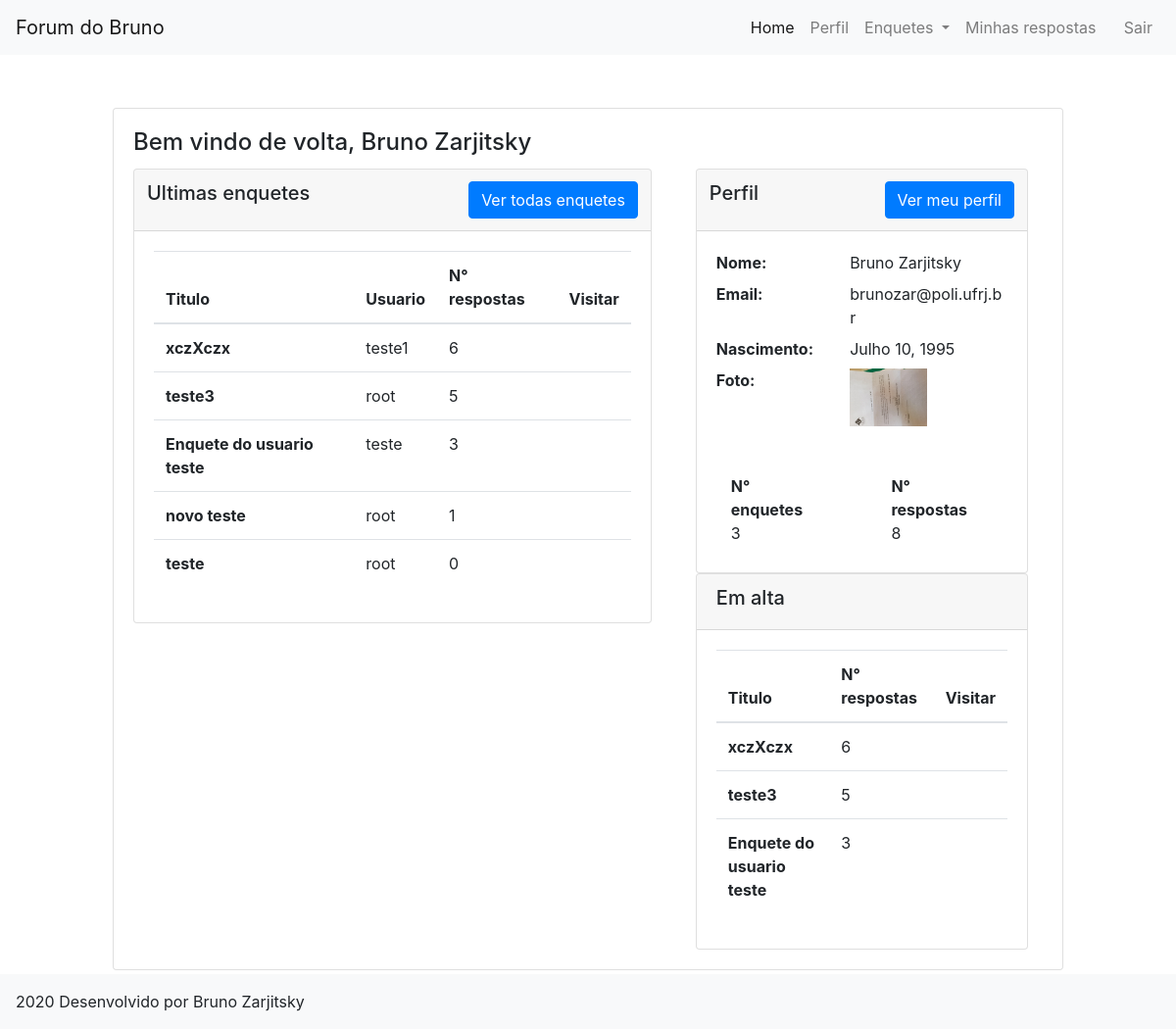
The app's page / (signed in), older data.
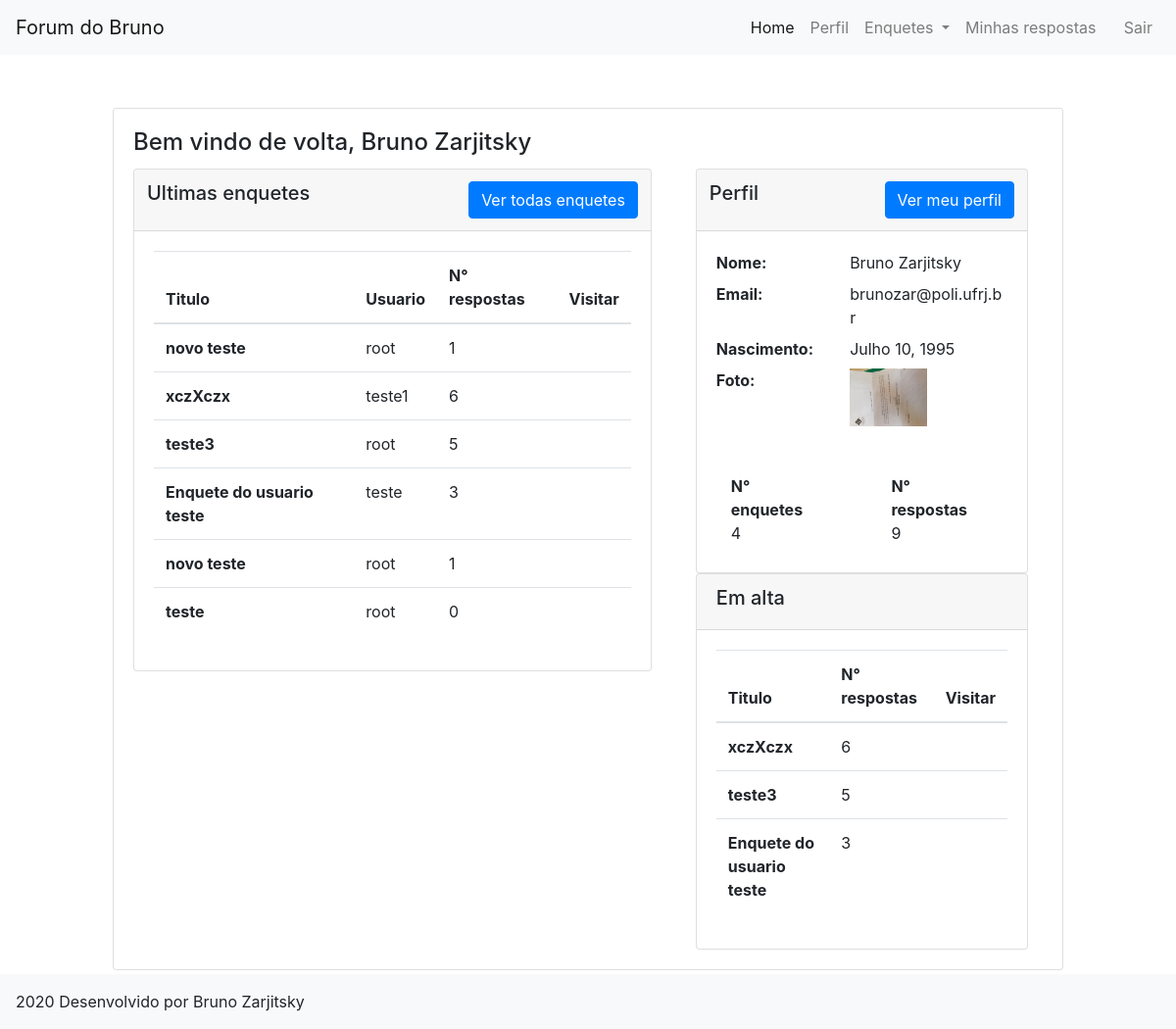
The same page, newer data.
### siteForum/models.py (models this page shows, shortened)
class enquete(models.Model):
    titulo = models.CharField(max_length=200)
    descricao = models.TextField(default="")
    tipo = models.ManyToManyField(tipo, blank=True)
    dono = models.ForeignKey(User, on_delete=models.CASCADE, default="", blank=True, null=True)
    class Meta:
        verbose_name = "Enquete"
        verbose_name_plural = "Enquetes"

### siteForum/views.py (the view)
# urls.py: path("", views.Index, name = "Index"),
def Index(request):
    enquetes = enquete.objects.all()
    enquetesLista = []
    if len(enquetes) != 0:
        emAlta = [{"enquete": enquetes[0], "qtdRespostas": 0}, {"enquete": enquetes[0], "qtdRespostas": 0}, {"enquete": enquetes[0], "qtdRespostas": 0}]
        emAltaPlacehold = [0, 0, 0]
        for i in enquetes:
            qtdRespostas = len(resposta.objects.filter(pergunta=i))
            if qtdRespostas >= emAltaPlacehold[0]:
                emAltaPlacehold[0] = qtdRespostas
                emAlta[2] = emAlta[1]
                emAlta[1] = emAlta[0]
                emAltaPlacehold[1] = emAlta[1]["qtdRespostas"]
                emAltaPlacehold[2] = emAlta[2]["qtdRespostas"]
                emAlta[0] = {"enquete": i, "qtdRespostas": qtdRespostas}
            elif qtdRespostas >= emAltaPlacehold[1]:
                emAltaPlacehold[1] = qtdRespostas
                emAlta[2] = emAlta[1]
                emAltaPlacehold[2] = emAlta[2]["qtdRespostas"]
                emAlta[1] = {"enquete": i, "qtdRespostas": qtdRespostas}
            elif qtdRespostas >= emAltaPlacehold[2]:
                emAltaPlacehold[2] = qtdRespostas
                emAlta[2] = {"enquete": i, "qtdRespostas": qtdRespostas}
            enquetesLista.append({"enquete": i, "qtdRespostas": qtdRespostas})
        ultimas = enquetesLista[0:20][::-1]
        meuPerfil = False
        if str(request.user) != "AnonymousUser" and perfil.objects.filter(usuario = request.user).last()!= None:
            meuPer = perfil.objects.filter(usuario = request.user).last()
            meuPerfil = {"usuario": meuPer.usuario, "nomeCompleto": meuPer.nomeCompleto, "email": meuPer.email, "foto": meuPer.foto,
                        "nascimento": meuPer.nascimento, "mostrarNome": meuPer.mostrarNome, "mostrarEmail": meuPer.mostrarEmail,
                        "mostrarFoto": meuPer.mostrarFoto, "mostrarNascimento": meuPer.mostrarNascimento,
                        "qtdEnquetes": len(enquete.objects.filter(dono = request.user)),
                        "qtdRespostas": len(resposta.objects.filter(dono = request.user)),}
    else:
        ultimas = {}
        emAlta = {}
        meuPerfil = {}
    return render(request, "index.html", {"background": "background"+str(randint(1,3))+".jpg", "ultimas": ultimas,
                                            "emAlta": emAlta, "meuPerfil": meuPerfil})

### templates/index.html (shortened to what the changed rows need)
{% extends 'base_page.html' %}
{% load static %}
{% block content %}
<div class = "row justify-content-center">
    <div class = "col-md-10">
        <div class = "card">
            <div class="card-body">
                <div class = "row">
                    <div class = "col-md-7">
                        <div class = "card">
                            <div class = "card-body">
                                <table class="table table-hover">
                                    <thead>
                                        <tr>
                                            <th scope="col">Titulo</th>
                                            <th scope="col">Usuario</th>
                                            <th scope="col">N° respostas</th>
                                            <th scope="col">Visitar</th>
                                        </tr>
                                    </thead>
                                    <tbody>
                                        {% for autos in ultimas %}
                                        <tr>
                                            <th scope="row">{{autos.enquete.titulo}}</th>
                                            <td>{{autos.enquete.dono}}</td>
                                            <td>{{autos.qtdRespostas}}</td>
                                            <td><a href = "{% url 'EnqueteDetalhe' id=autos.enquete.id %}"><i class="fas fa-directions"></i></a></td>
                                        </tr>
                                        {% endfor %}
                                    </tbody>
                                </table>
                            </div>
                        </div>
                    </div>
                    <div class = "col-md-5">
                        {% if user.is_authenticated %}
                            {% if meuPerfil.nomeCompleto or meuPerfil.email or meuPerfil.nascimento or meuPerfil.foto %}
                                <div class = "col-md-12">
                                    <div class = "card">
                                        <div class = "card-header">
                                            <div class = "row pl-2 pr-2">
                                                <h5>Perfil</h5>
                                                <div class = "ml-auto">
                                                    <a href = "{% url 'perfil' %}" type="button" class="btn btn-primary">Ver meu perfil</a>
                                                </div>
                                            </div>
                                        </div>
                                        <div class = "card-body">
                                            <dl class = "row">
                                                {% if meuPerfil.nomeCompleto %}
                                                    <dt class = "col-sm-5">Nome: </dt>
                                                    <dd class = "col-sm-7">{{meuPerfil.nomeCompleto}}</dd>
                                                {% endif %}
                                                {% if meuPerfil.email %}
                                                    <dt class = "col-sm-5">Email: </dt>
                                                    <dd class = "col-sm-7">{{meuPerfil.email}}</dd>
                                                {% endif %}
                                                {% if meuPerfil.nascimento %}
                                                    <dt class = "col-sm-5">Nascimento: </dt>
                                                    <dd class = "col-sm-7">{{meuPerfil.nascimento}}</dd>
                                                {% endif %}
                                                {% if meuPerfil.foto %}
                                                    <dt class = "col-sm-5">Foto: </dt>
                                                    <dd class = "col-sm-7"><img src="{{meuPerfil.foto.url}}" alt="" style="max-width: 70%; max-height: 70%;"></dd>
                                                {% endif %}
                                            </dl>
                                            <div class = "row">
                                                <div class = "col-md-6">
                                                    <dt class = "col-sm-11">N° enquetes </dt>
                                                    <dd class = "col-sm-1">{{meuPerfil.qtdEnquetes}}</dd>
                                                </div>
                                                <div class = "col-md-6">
                                                    <dt class = "col-sm-11">N° respostas</dt>
                                                    <dd class = "col-sm-1">{{meuPerfil.qtdRespostas}}</dd>
                                                </div>
                                            </div>
                                        </div>
                                    </div>
                                </div>
                            {% endif %}
                        {% endif %}
                        <div class = "col-md-12">
                            <div class = "card">
                                <div class = "card-body">
                                    <table class="table table-hover">
                                        <thead>
                                            <tr>
                                                <th scope="col">Titulo</th>
                                                <th scope="col">N° respostas</th>
                                                <th scope="col">Visitar</th>
                                            </tr>
                                        </thead>
                                        <tbody>
                                            {% for autos in emAlta %}
                                                <tr>
                                                    <th scope="row">{{autos.enquete.titulo}}</th>
                                                    <td>{{autos.qtdRespostas}}</td>
                                                    <td><a href = "{% url 'EnqueteDetalhe' id=autos.enquete.id %}"><i class="fas fa-directions"></i></a></td>
                                                </tr>
                                            {% endfor %}
                                        </tbody>
                                    </table>
                                </div>
                            </div>
                        </div>
                    </div>
                </div>
            </div>
        </div>
    </div>
</div>
{% endblock %}

Row changes from the older to the newer data that the page shows:
added enquete: enquete.titulo "novo teste", enquete.dono "root", qtdRespostas "1", shown under "Ultimas enquetes"
Text that changed along with them:
{{ meuPerfil.qtdEnquetes }}: "3" → "4"
{{ meuPerfil.qtdRespostas }}: "8" → "9"
